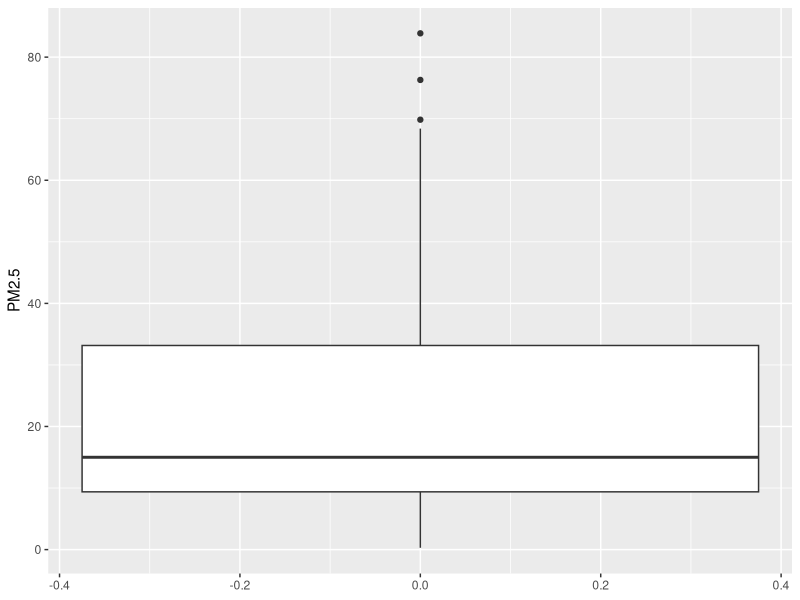
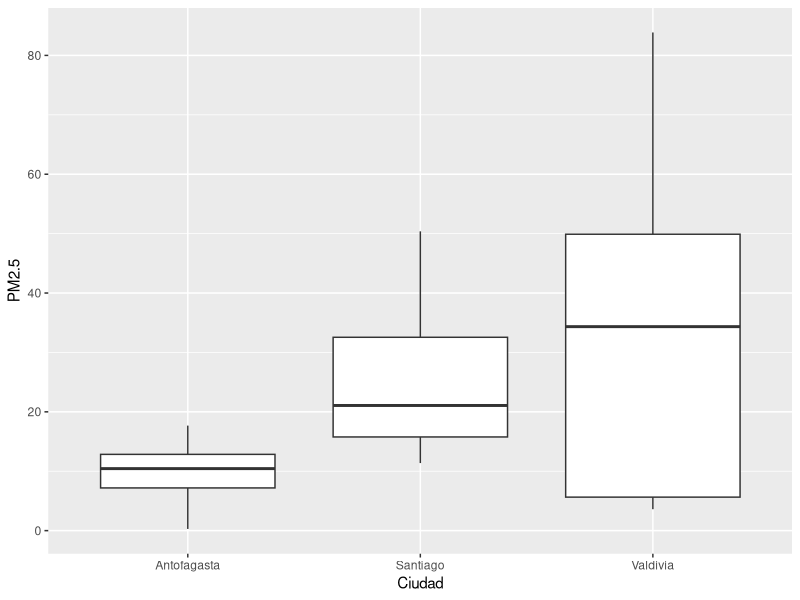
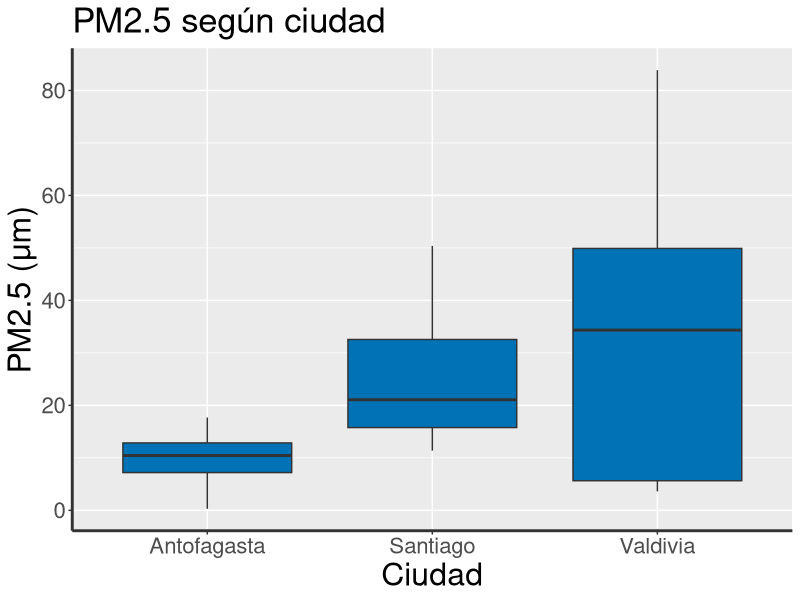

The R script that drew these images, in order:
## ---- chunk 1
knitr::opts_chunk$set(collapse = TRUE)
## ---- chunk 2
library(ggplot2)
## ---- chunk 3
library(readr)
MaterialParticulado <- read_delim("MaterialParticulado.txt", 
delim = "\t", escape_double = FALSE, 
col_types = cols(Year = col_factor(levels = c("2018", "2019", "2020", "2021")), Mes = col_factor(levels = c("1", "2", "3", "4", "5", "6", "7", "8", 
"9", "10", "11", "12"))), trim_ws = TRUE)
## ---- chunk 4
library(dplyr)

glimpse(MaterialParticulado)
## ---- chunk 5
ggplot(data=MaterialParticulado, mapping =aes(y=PM2.5))+
      geom_boxplot()
## ---- chunk 6
ggplot(data=MaterialParticulado, mapping =aes(x=Ciudad, y=PM2.5))+
      geom_boxplot()
## ---- chunk 7
ggplot(data=MaterialParticulado, mapping =aes(x=Ciudad, y=PM2.5))+
      geom_boxplot(fill="#0072B5FF")+
  labs(title="PM2.5 según ciudad",
       y="PM2.5 (μm)", x="Ciudad")+
  theme(axis.text =element_text(size=16),
        axis.title=element_text(size=23),
        plot.title=element_text(size=25),
        axis.line = element_line(color = "#333333",size = 1, linetype = "solid"))
